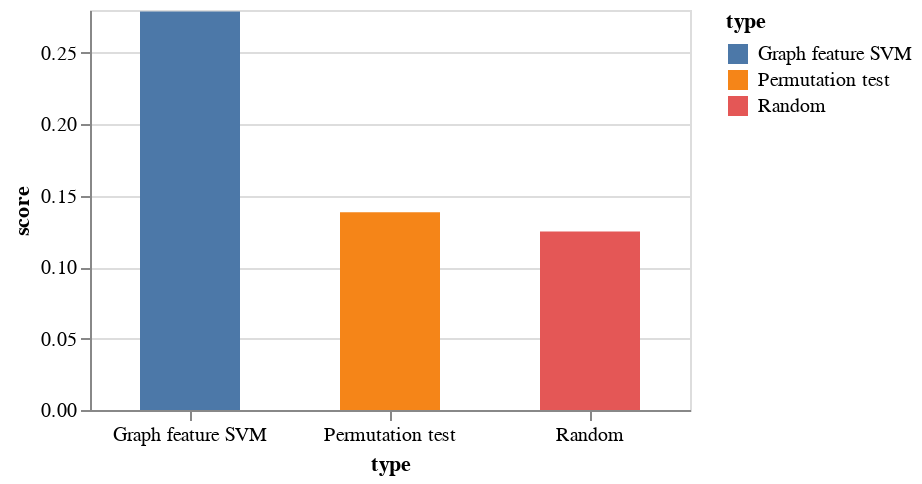

Write notebook code for a chart like this one.
### Code cell
# permutation socre graph

source = pd.DataFrame({
    'type': ['Random', 'Permutation test', 'Graph feature SVM'],
    'score': [1. / n_classes, np.average(permutation_scores), score]
})
alt.Chart(source).mark_bar(size=50).encode(
    x=alt.X('type', axis=alt.Axis(labelAngle=0)),
    y='score',
    color = 'type'
).properties(
    width=300,
    height=200
    
)

### Figure 1 — Vega-Lite specification as saved in the notebook (floating-point values rounded to 4 significant figures)
{"config": {"view": {"continuousWidth": 400, "continuousHeight": 300}}, "data": {"name": "data-e50eb0f8083c6be340ee16fb66c1515f"}, "mark": {"type": "bar", "size": 50}, "encoding": {"color": {"type": "nominal", "field": "type"}, "x": {"type": "nominal", "axis": {"labelAngle": 0}, "field": "type"}, "y": {"type": "quantitative", "field": "score"}}, "height": 200, "width": 300, "$schema": "https://vega.github.io/schema/vega-lite/v4.8.1.json", "datasets": {"data-e50eb0f8083c6be340ee16fb66c1515f": [{"type": "Random", "score": 0.125}, {"type": "Permutation test", "score": 0.1384}, {"type": "Graph feature SVM", "score": 0.279}]}}
